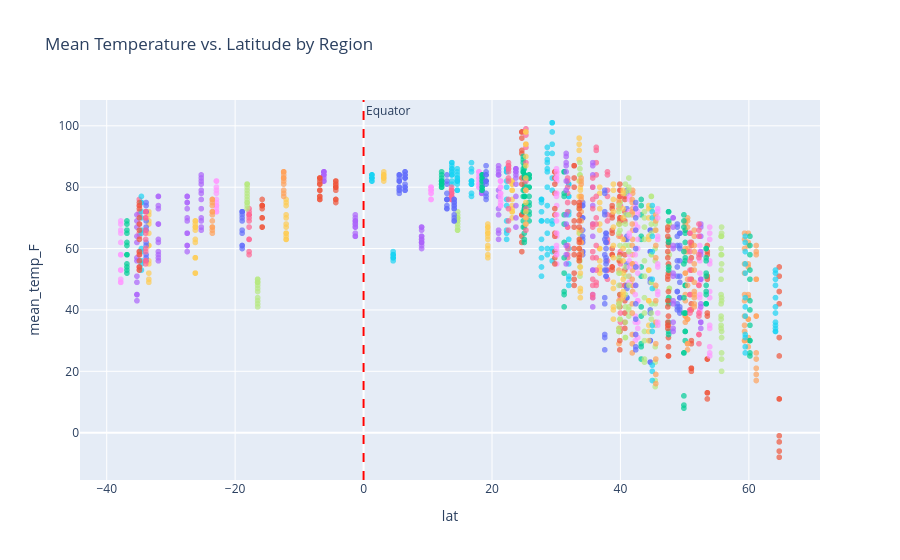

Source (notebook cell):
### Markdown cell above
## Geographical Climate Trends

### Code cell
# Scatter plot of Temperature vs. Latitude
fig = px.scatter(
    climate_df,
    x="lat",
    y="mean_temp_F",
    color="region",
    hover_name="city",
    hover_data={"region": True, "lat": True, "mean_temp_F": True},
    title="Mean Temperature vs. Latitude by Region",
    opacity=0.7
)

fig.add_vline(x=0, line_dash="dash", line_color="red", annotation_text="Equator")
fig.update_layout(showlegend=False)
fig.show()
